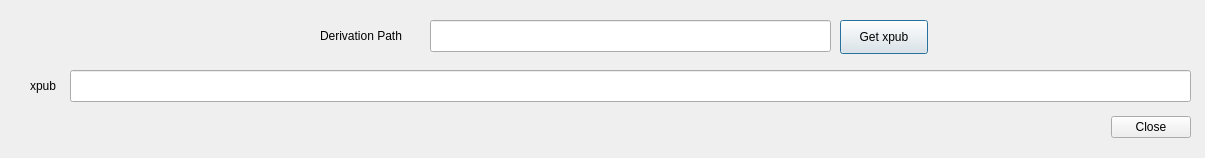
<?xml version="1.0" encoding="UTF-8"?>
<ui version="4.0">
 <class>GetXpubDialog</class>
 <widget class="QDialog" name="GetXpubDialog">
  <property name="geometry">
   <rect>
    <x>0</x>
    <y>0</y>
    <width>1205</width>
    <height>158</height>
   </rect>
  </property>
  <property name="windowTitle">
   <string>Dialog</string>
  </property>
  <widget class="QLabel" name="path_label">
   <property name="geometry">
    <rect>
     <x>320</x>
     <y>20</y>
     <width>101</width>
     <height>31</height>
    </rect>
   </property>
   <property name="text">
    <string>Derivation Path</string>
   </property>
  </widget>
  <widget class="QLineEdit" name="path_lineedit">
   <property name="geometry">
    <rect>
     <x>430</x>
     <y>20</y>
     <width>401</width>
     <height>32</height>
    </rect>
   </property>
  </widget>
  <widget class="QDialogButtonBox" name="buttonBox">
   <property name="geometry">
    <rect>
     <x>1100</x>
     <y>110</y>
     <width>91</width>
     <height>34</height>
    </rect>
   </property>
   <property name="focusPolicy">
    <enum>Qt::NoFocus</enum>
   </property>
   <property name="orientation">
    <enum>Qt::Horizontal</enum>
   </property>
   <property name="standardButtons">
    <set>QDialogButtonBox::Close</set>
   </property>
  </widget>
  <widget class="QPushButton" name="getxpub_button">
   <property name="geometry">
    <rect>
     <x>840</x>
     <y>20</y>
     <width>88</width>
     <height>34</height>
    </rect>
   </property>
   <property name="text">
    <string>Get xpub</string>
   </property>
   <property name="autoDefault">
    <bool>false</bool>
   </property>
   <property name="default">
    <bool>true</bool>
   </property>
  </widget>
  <widget class="QLabel" name="xpub_label">
   <property name="geometry">
    <rect>
     <x>30</x>
     <y>70</y>
     <width>41</width>
     <height>31</height>
    </rect>
   </property>
   <property name="text">
    <string>xpub</string>
   </property>
  </widget>
  <widget class="QLineEdit" name="xpub_lineedit">
   <property name="geometry">
    <rect>
     <x>70</x>
     <y>70</y>
     <width>1121</width>
     <height>32</height>
    </rect>
   </property>
   <property name="focusPolicy">
    <enum>Qt::NoFocus</enum>
   </property>
   <property name="readOnly">
    <bool>true</bool>
   </property>
  </widget>
  <zorder>buttonBox</zorder>
  <zorder>path_label</zorder>
  <zorder>path_lineedit</zorder>
  <zorder>getxpub_button</zorder>
  <zorder>xpub_label</zorder>
  <zorder>xpub_lineedit</zorder>
 </widget>
 <resources/>
 <connections/>
</ui>
